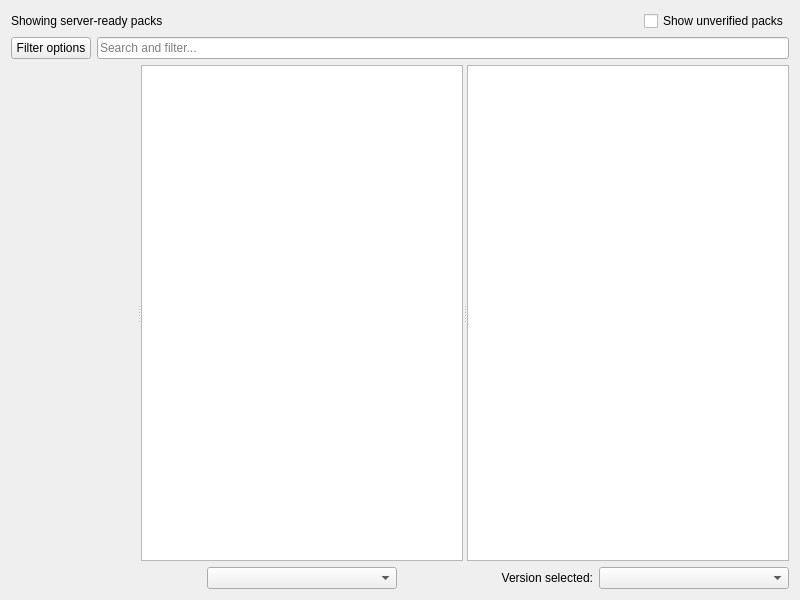
<?xml version="1.0" encoding="UTF-8"?>
<ui version="4.0">
 <class>ModrinthPage</class>
 <widget class="QWidget" name="ModrinthPage">
  <property name="geometry">
   <rect>
    <x>0</x>
    <y>0</y>
    <width>800</width>
    <height>600</height>
   </rect>
  </property>
  <layout class="QVBoxLayout" name="verticalLayout">
   <item>
    <widget class="QWidget" name="serverCatalogControls" native="true">
     <layout class="QHBoxLayout" name="serverCatalogLayout">
      <property name="leftMargin"><number>0</number></property>
      <property name="topMargin"><number>0</number></property>
      <property name="rightMargin"><number>0</number></property>
      <property name="bottomMargin"><number>0</number></property>
      <item>
       <widget class="QLabel" name="serverCatalogLabel">
        <property name="text"><string>Showing server-ready packs</string></property>
       </widget>
      </item>
      <item>
       <spacer name="serverCatalogSpacer">
        <property name="orientation"><enum>Qt::Horizontal</enum></property>
        <property name="sizeHint" stdset="0"><size><width>20</width><height>20</height></size></property>
       </spacer>
      </item>
      <item>
       <widget class="QCheckBox" name="showUnverifiedCheckBox">
        <property name="text"><string>Show unverified packs</string></property>
        <property name="toolTip"><string>Include packs without conclusive server-side compatibility metadata.</string></property>
       </widget>
      </item>
     </layout>
    </widget>
   </item>
   <item>
    <layout class="QHBoxLayout" name="horizontalLayout">
     <item>
      <widget class="QPushButton" name="filterButton">
       <property name="text">
        <string>Filter options</string>
       </property>
      </widget>
     </item>
     <item>
      <widget class="QLineEdit" name="searchEdit">
       <property name="placeholderText">
        <string>Search and filter...</string>
       </property>
      </widget>
     </item>
    </layout>
   </item>
   <item>
    <widget class="QSplitter" name="splitter">
     <property name="sizePolicy">
      <sizepolicy hsizetype="Expanding" vsizetype="Expanding">
       <horstretch>0</horstretch>
       <verstretch>0</verstretch>
      </sizepolicy>
     </property>
     <property name="orientation">
      <enum>Qt::Horizontal</enum>
     </property>
     <widget class="QWidget" name="widget" native="true"/>
     <widget class="QListView" name="packView">
      <property name="horizontalScrollBarPolicy">
       <enum>Qt::ScrollBarAlwaysOff</enum>
      </property>
      <property name="alternatingRowColors">
       <bool>true</bool>
      </property>
      <property name="iconSize">
       <size>
        <width>48</width>
        <height>48</height>
       </size>
      </property>
      <property name="verticalScrollMode">
       <enum>QAbstractItemView::ScrollPerPixel</enum>
      </property>
     </widget>
     <widget class="ProjectDescriptionPage" name="packDescription">
      <property name="openExternalLinks">
       <bool>true</bool>
      </property>
      <property name="openLinks">
       <bool>true</bool>
      </property>
     </widget>
    </widget>
   </item>
   <item>
   <layout class="QHBoxLayout">
     <item>
      <widget class="QLabel" name="serverCompatibilityLabel">
       <property name="text"><string/></property>
      </widget>
     </item>
     <item>
      <widget class="QComboBox" name="sortByBox"/>
     </item>
     <item>
      <widget class="QLabel" name="label">
       <property name="text">
        <string>Version selected:</string>
       </property>
       <property name="alignment">
        <set>Qt::AlignRight|Qt::AlignTrailing|Qt::AlignVCenter</set>
       </property>
      </widget>
     </item>
     <item>
      <widget class="QComboBox" name="versionSelectionBox"/>
     </item>
    </layout>
   </item>
  </layout>
 </widget>
 <customwidgets>
  <customwidget>
   <class>ProjectDescriptionPage</class>
   <extends>QTextBrowser</extends>
   <header>ui/widgets/ProjectDescriptionPage.h</header>
  </customwidget>
 </customwidgets>
 <tabstops>
  <tabstop>packView</tabstop>
  <tabstop>packDescription</tabstop>
  <tabstop>sortByBox</tabstop>
  <tabstop>versionSelectionBox</tabstop>
 </tabstops>
 <resources/>
 <connections/>
</ui>
